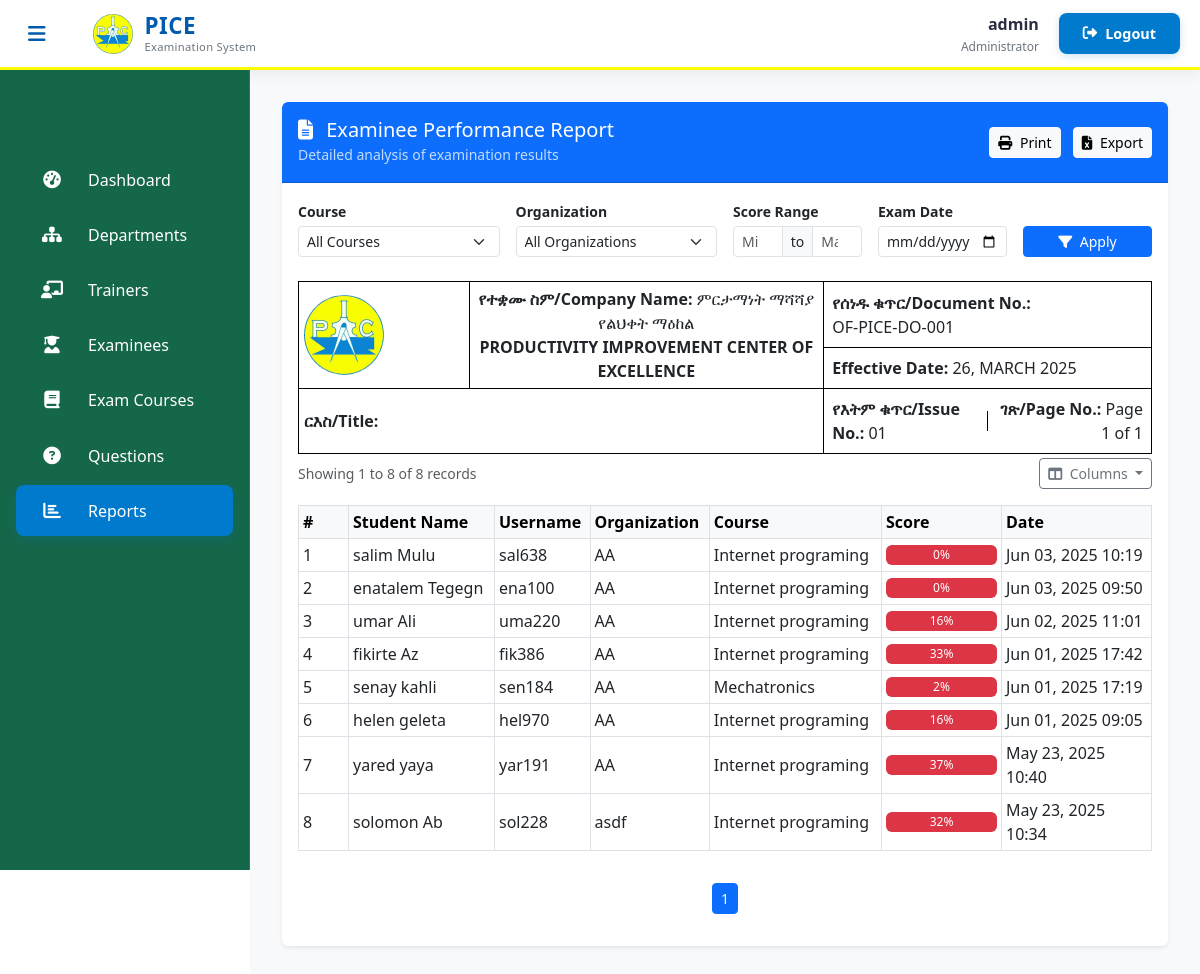
The page /admin-report (signed in) on the database as committed earlier.
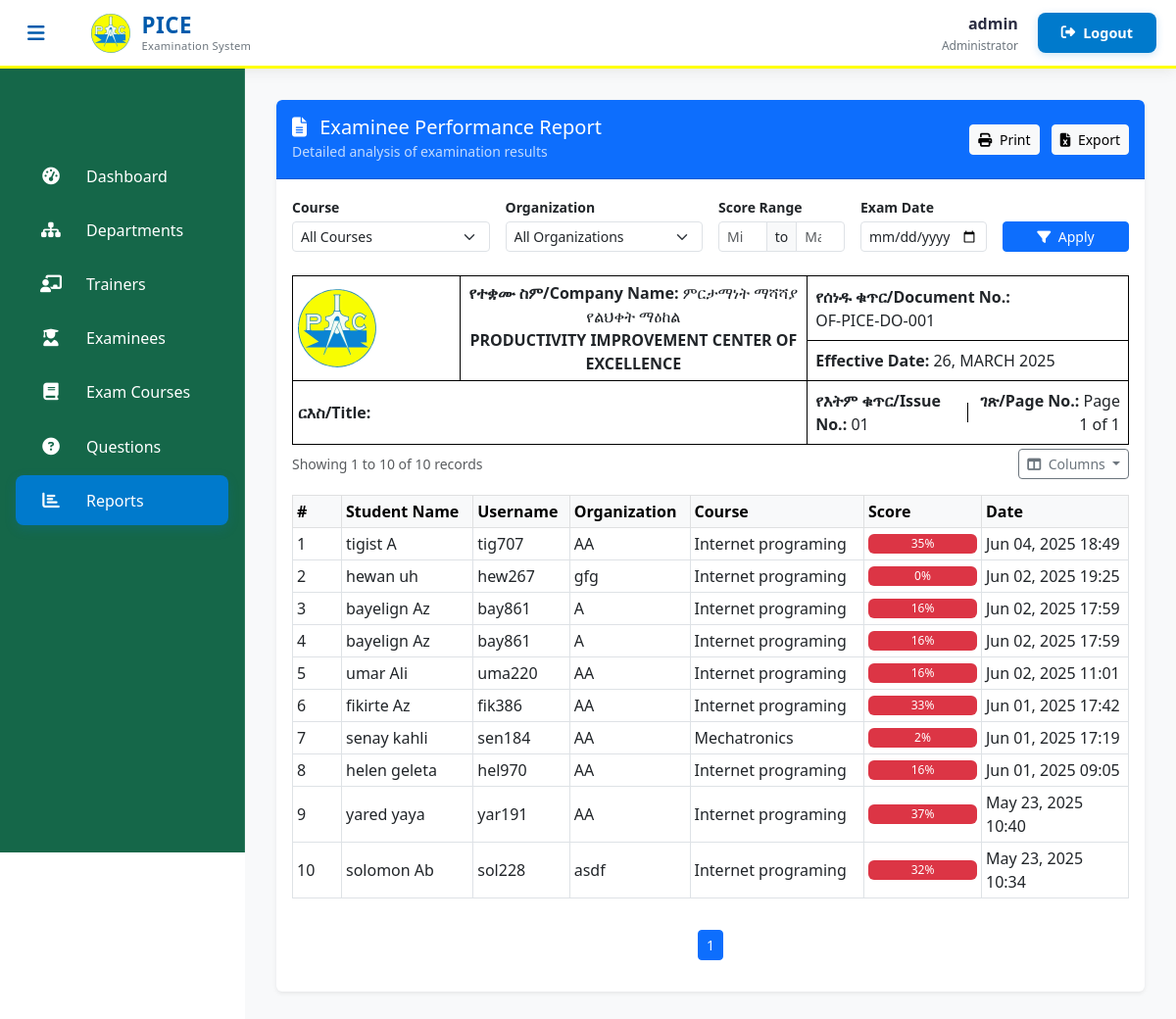
The same page on the database as committed later.
### exam/models.py (models this page shows, shortened)
class Result(models.Model):
    student = models.ForeignKey(Student,on_delete=models.CASCADE)
    exam = models.ForeignKey(Course,on_delete=models.CASCADE)
    marks = models.PositiveIntegerField()
    date = models.DateTimeField(auto_now=True)

class Course(models.Model):
    course_name = models.CharField(max_length=50)
    question_number = models.PositiveIntegerField()
    total_marks = models.PositiveIntegerField(default=100)
    given_time = models.PositiveIntegerField(default=60)
    department = models.ForeignKey(Department, on_delete=models.CASCADE, related_name='course_set')
    examiners = models.ManyToManyField(Examiner, blank=True, related_name='courses')
    is_seen = models.BooleanField(default=False)

### student/models.py (models this page shows, shortened)
class Student(models.Model):
    user=models.OneToOneField(User,on_delete=models.CASCADE)
    address = models.CharField(max_length=40)
    mobile = models.CharField(max_length=20,null=False)
    organization = models.CharField(max_length=200, null=False)
    course = models.ForeignKey(
        'exam.Course',
        on_delete=models.SET_NULL,
        null=True
    )
    department = models.ForeignKey(
        'exam.Department',  # Reference to your Department model
        on_delete=models.SET_NULL,
        null=True,
        blank=True,
        related_name='students'
    )
    @property
    def get_name(self):
        return self.user.first_name+" "+self.user.last_name

### exam/views.py (the view)
# urls.py: path('admin-report', views.report_view, name = 'report-view'),
@login_required(login_url='adminlogin')
def report_view(request):
    courses = models.Course.objects.all()
    organizations = models.Student.objects.values_list('organization', flat=True).distinct()
    results = models.Result.objects.select_related('student', 'exam').order_by('-date')
    course_id = request.GET.get('course')
    organization = request.GET.get('organization')
    min_mark = request.GET.get('min_mark')
    max_mark = request.GET.get('max_mark')
    exam_date = request.GET.get('exam_date')
    if course_id:
        results = results.filter(exam__id=course_id)
    if organization:
        results = results.filter(student__organization=organization)
    if exam_date:
        try:
            date_obj = datetime.strptime(exam_date, '%Y-%m-%d').date()
            results = results.filter(date__date=date_obj)
        except ValueError:
            pass
    student_ids = [result.student.id for result in results]
    fib_answers = models.StudentAnswer.objects.filter(
        student_id__in=student_ids,
        question__question_type='FIB'
    ).values('student').annotate(fib_score=Sum('marks_obtained'))
    fib_scores = {answer['student']: answer['fib_score'] or 0 for answer in fib_answers}
    filtered_results = []
    for result in results:
        result.fib_score = fib_scores.get(result.student.id, 0)
        result.total_score = result.marks + result.fib_score
        if min_mark and result.total_score < int(min_mark):
            continue
        if max_mark and result.total_score > int(max_mark):
            continue
        filtered_results.append(result)
    from django.core.paginator import Paginator, EmptyPage, PageNotAnInteger
    paginator = Paginator(filtered_results, 10)
    page_number = request.GET.get('page')
    try:
        page_obj = paginator.page(page_number)
    except PageNotAnInteger:
        page_obj = paginator.page(1)
    except EmptyPage:
        page_obj = paginator.page(paginator.num_pages)
    context = {
        'results': page_obj,
        'courses': courses,
        'organizations': organizations,
        'selected_course': course_id,
        'selected_org': organization,
        'min_mark': min_mark,
        'max_mark': max_mark,
        'selected_date': exam_date,
    }
    return render(request, 'exam/report_view.html', context)

### templates/exam/report_view.html (shortened to what this page needs)
{% extends 'exam/adminbase.html' %}
{% block content %}
<div class="">
  <div class="card shadow-sm border-0 overflow-hidden">
    <div class="card-header bg-primary text-white d-flex justify-content-between align-items-center py-3">
      <div>
        <h5 class="mb-0"><i class="fas fa-file-alt me-2"></i> Examinee Performance Report</h5>
        <small class="opacity-75">Detailed analysis of examination results</small>
      </div>
      <div>
        <button class="btn btn-light btn-sm me-2" onclick="printReport()" title="Print current report view">
          <i class="fas fa-print me-1"></i> Print
        </button>
        <button class="btn btn-light btn-sm" onclick="exportToExcel()" title="Export to Excel">
          <i class="fas fa-file-excel me-1"></i> Export
        </button>
      </div>
    </div>
    <div class="card-body">
      <form id="filter-form" method="get" class="row g-3 mb-4">
        <div class="col-md-3">
          <label class="form-label fw-semibold small mb-1" title="Filter by course">Course</label>
          <select name="course" class="form-select form-select-sm auto-submit" title="Select a course to filter">
            <option value="">All Courses</option>
          </select>
        </div>
        <div class="col-md-3">
          <label class="form-label fw-semibold small mb-1" title="Filter by organization">Organization</label>
          <select name="organization" class="form-select form-select-sm auto-submit" title="Select an organization to filter">
            <option value="">All Organizations</option>
          </select>
        </div>
        <div class="col-md-2">
          <label class="form-label fw-semibold small mb-1" title="Filter by score range">Score Range</label>
          <div class="input-group input-group-sm">
            <input type="number" name="min_mark" value="{{ min_mark }}" class="form-control auto-submit" placeholder="Min" min="0" max="100" title="Minimum score">
            <span class="input-group-text">to</span>
            <input type="number" name="max_mark" value="{{ max_mark }}" class="form-control auto-submit" placeholder="Max" min="0" max="100" title="Maximum score">
          </div>
        </div>
        <div class="col-md-2">
          <label class="form-label fw-semibold small mb-1" title="Filter by exam date">Exam Date</label>
          <input type="date" name="exam_date" class="form-control form-control-sm auto-submit"
                 value="{{ exam_date|default:'' }}"
                 max="{% now 'Y-m-d' %}" title="Select exam date">
        </div>
        <div class="col-md-2 d-flex align-items-end">
          <button type="submit" class="btn btn-primary btn-sm w-100" title="Apply filters">
            <i class="fas fa-filter me-1"></i> Apply
          </button>
        </div>
      </form>
      {% include 'ISOreport/header.html' %}
      {% if results %}
      <div id="report-section">
        <div class="d-flex justify-content-between align-items-center mb-3">
          <div class="text-muted small">
            Showing {{ results.start_index }} to {{ results.end_index }} of {{ results.paginator.count }} records
          </div>
          <div class="dropdown">
            <button class="btn btn-outline-secondary btn-sm dropdown-toggle" type="button" data-bs-toggle="dropdown" title="Toggle visible columns">
              <i class="fas fa-columns me-1"></i> Columns
            </button>
          </div>
        </div>
        <div class="table-responsive">
          <table class="table table-sm table-hover table-bordered align-middle" id="report-table">
            <thead class="table-light">
              <tr>
                <th width="50">#</th>
                <th>Student Name</th>
                <th>Username</th>
                <th>Organization</th>
                <th>Course</th>
                <th width="120">Score</th>
                <th width="150">Date</th>
              </tr>
            </thead>
            <tbody>
              {% for result in results %}
              <tr>
                <td>{{ results.start_index|add:forloop.counter0 }}</td>
                <td>{{ result.student.get_name }}</td>
                <td>{{ result.student.user.username }}</td>
                <td>{{ result.student.organization }}</td>
                <td>{{ result.exam.course_name }}</td>
                <td>
                  <div class="progress" style="height: 20px;">
                    <div class="progress-bar {% if result.marks >= 75 %}bg-success{% elif result.marks >= 50 %}bg-warning{% else %}bg-danger{% endif %}"
                         role="progressbar" style="width: 100%"
                         aria-valuenow="{{ result.total_score }}" aria-valuemin="0" aria-valuemax="100">
                      {{ result.total_score }}%
                    </div>
                  </div>
                </td>
                <td>{{ result.date|date:"M d, Y H:i" }}</td>
              </tr>
              {% endfor %}
            </tbody>
          </table>
        </div>
        <nav aria-label="Page navigation" class="mt-3">
          <ul class="pagination justify-content-center pagination-sm">
            {% for num in results.paginator.page_range %}
              {% if results.number == num %}
                <li class="page-item active">
                  <a class="page-link" href="?page={{ num }}{% for key,value in request.GET.items %}{% if key != 'page' %}&{{ key }}={{ value }}{% endif %}{% endfor %}">{{ num }}</a>
                </li>
              {% elif num > results.number|add:'-3' and num < results.number|add:'3' %}
                <li class="page-item">
                  <a class="page-link" href="?page={{ num }}{% for key,value in request.GET.items %}{% if key != 'page' %}&{{ key }}={{ value }}{% endif %}{% endfor %}">{{ num }}</a>
                </li>
              {% endif %}
            {% endfor %}
          </ul>
        </nav>
      </div>
      {% endif %}
    </div>
  </div>
</div>
{% endblock %}

### templates/exam/adminbase.html (shortened to what this page needs)
<!DOCTYPE html>
{% load static %}
<html lang="en" dir="ltr">
<head>
  <link href="https://cdn.jsdelivr.net/npm/bootstrap@5.3.0/dist/css/bootstrap.min.css" rel="stylesheet">
  <link rel="stylesheet" href="https://cdnjs.cloudflare.com/ajax/libs/font-awesome/6.4.0/css/all.min.css">
</head>
<body>
  <header class="admin-header">
    <div class="header-container">
      <div class="header-left">
        <button class="sidebar-toggle" id="sidebarToggle">
          <i class="fas fa-bars"></i>
        </button>
        <div class="brand-logo">
          <img src="/static/image/logo.jpg" alt="PICE Logo" class="header-logo">
          <div class="logo-text">
            <span class="logo-main">PICE</span>
            <span class="logo-sub">Examination System</span>
          </div>
        </div>
      </div>
      <div class="header-right">
        <div class="user-profile">
          <span class="username">{{user.username}}</span>
          <div class="user-role">Administrator</div>
        </div>
        <a href="/logout" class="logout-btn">
          <i class="fas fa-sign-out-alt"></i>
          <span class="logout-text">Logout</span>
        </a>
      </div>
    </div>
  </header>
  <aside class="admin-sidebar">
    <nav class="sidebar-menu">
      <div class="menu-container">
        <a href="/admin-dashboard" class="menu-item">
          <div class="menu-icon"><i class="fas fa-tachometer-alt"></i></div>
          <span class="menu-text">Dashboard</span>
        </a>
        <a href="/admin-department" class="menu-item">
          <div class="menu-icon"><i class="fas fa-sitemap"></i></div>
          <span class="menu-text">Departments</span>
        </a>
        <a href="/admin-teacher" class="menu-item">
          <div class="menu-icon"><i class="fas fa-chalkboard-teacher"></i></div>
          <span class="menu-text">Trainers</span>
        </a>
        <a href="/admin-student" class="menu-item">
          <div class="menu-icon"><i class="fas fa-user-graduate"></i></div>
          <span class="menu-text">Examinees</span>
        </a>
        <a href="/admin-course" class="menu-item">
          <div class="menu-icon"><i class="fas fa-book"></i></div>
          <span class="menu-text">Exam Courses</span>
        </a>
        <a href="/admin-question" class="menu-item">
          <div class="menu-icon"><i class="fas fa-question-circle"></i></div>
          <span class="menu-text">Questions</span>
        </a>
        <a href="/admin-report" class="menu-item">
          <div class="menu-icon"><i class="fas fa-chart-bar"></i></div>
          <span class="menu-text">Reports</span>
        </a>
      </div>
    </nav>
  </aside>
  <main class="admin-content">
    {% block content %}{% endblock content %}
  </main>
</body>
</html>

### templates/ISOreport/header.html (shortened to what this page needs)
<table width="100%" border="1" cellspacing="0" cellpadding="5" style="border-collapse: collapse; margin-bottom: 4px; border: 1px solid #000;">
    <tr>
      <td width="20%" style="border: 1px solid #000; padding: 5px;">
        <img src="/static/image/logo.jpg" alt="PAC Logo" width="80">
      </td>
      <td class="text-center" style="border: 1px solid #000; padding: 5px;">
        <strong>የተቋሙ ስም/Company Name:</strong>
        ምርታማነት ማሻሻያ የልህቀት ማዕከል<br>
        <strong>PRODUCTIVITY IMPROVEMENT CENTER OF EXCELLENCE</strong>
      </td>
      <td style="border: 1px solid #000; padding: 0;">
        <div style="border-bottom: 1px solid #000; padding: 8px;">
          <strong>የሰነዱ ቁጥር/Document No.:</strong><br>OF-PICE-DO-001
        </div>
        <div style="padding: 8px;">
          <strong>Effective Date:</strong> 26, MARCH 2025
        </div>
      </td>
    </tr>
    <tr>
      <td colspan="2" style="border: 1px solid #000; padding: 5px;">
        <strong>ርእስ/Title:</strong>
      </td>
      <td style="border: 1px solid #000; padding: 0;">
        <div style="display: grid; grid-template-columns: 1fr auto 1fr; align-items: center; padding: 8px;">
          <div>
            <strong>የእትም ቁጥር/Issue No.:</strong> 01
          </div>
          <div style="text-align: right;">
            <strong>ገጽ/Page No.:</strong> Page 1 of 1
          </div>
        </div>
      </td>
    </tr>
  </table>

Rows that differ between the two databases and show on the page:
added Result: start_index|add "1", student.get_name "tigist A", student.user.username "tig707", student.organization "AA", exam.course_name "Internet programing", total_score "35", date "Jun 04, 2025 18:49"
added Result: start_index|add "2", student.get_name "hewan uh", student.user.username "hew267", student.organization "gfg", exam.course_name "Internet programing", total_score "0", date "Jun 02, 2025 19:25"
changed Result (number 3 of 10 on the later page): start_index|add "1" → "3"; student.get_name "salim Mulu" → "bayelign Az"; student.user.username "sal638" → "bay861"; student.organization "AA" → "A"; total_score "0" → "16"; date "Jun 03, 2025 10:19" → "Jun 02, 2025 17:59"
changed Result (number 4 of 10 on the later page): start_index|add "2" → "4"; student.get_name "enatalem Tegegn" → "bayelign Az"; student.user.username "ena100" → "bay861"; student.organization "AA" → "A"; total_score "0" → "16"; date "Jun 03, 2025 09:50" → "Jun 02, 2025 17:59"
computed for Result "Jun 02, 2025 11:01": start_index|add "3" → "5"
computed for Result "Jun 01, 2025 17:42": start_index|add "4" → "6"
computed for Result "Jun 01, 2025 17:19": start_index|add "5" → "7"
computed for Result "Jun 01, 2025 09:05": start_index|add "6" → "8"
computed for Result "May 23, 2025 10:40": start_index|add "7" → "9"
computed for Result "May 23, 2025 10:34": start_index|add "8" → "10"
Other text that changed with them:
{{ results.end_index }}: "8" → "10"
{{ results.paginator.count }}: "8" → "10"
